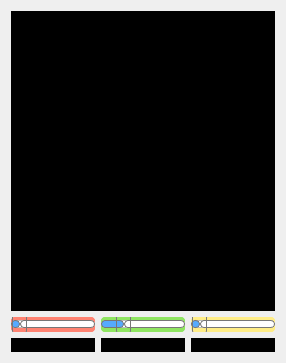
        <widget class="QWidget" name="model_0">
         <property name="styleSheet">
          <string notr="true">QTabBar::tab {
    background-color: #111111;	
    height:70px;
    width: 70px;
    border: none;
    margin: 0px;
    padding-top: -15px;
    padding-bottom: 15px
}</string>
         </property>
         <attribute name="title">
          <string/>
         </attribute>
         <layout class="QGridLayout" name="gridLayout_2">
          <item row="2" column="2">
           <widget class="QLabel" name="imagex_0">
            <property name="mouseTracking">
             <bool>true</bool>
            </property>
            <property name="autoFillBackground">
             <bool>false</bool>
            </property>
            <property name="styleSheet">
             <string notr="true">background-color: rgb(0, 0, 0);</string>
            </property>
            <property name="text">
             <string/>
            </property>
            <property name="alignment">
             <set>Qt::AlignCenter</set>
            </property>
           </widget>
          </item>
          <item row="2" column="1">
           <widget class="QLabel" name="imagey_0">
            <property name="mouseTracking">
             <bool>true</bool>
            </property>
            <property name="styleSheet">
             <string notr="true">background-color: rgb(0, 0, 0);</string>
            </property>
            <property name="text">
             <string/>
            </property>
            <property name="alignment">
             <set>Qt::AlignCenter</set>
            </property>
           </widget>
          </item>
          <item row="2" column="0">
           <widget class="QLabel" name="imagez_0">
            <property name="mouseTracking">
             <bool>true</bool>
            </property>
            <property name="styleSheet">
             <string notr="true">background-color: rgb(0, 0, 0);</string>
            </property>
            <property name="text">
             <string/>
            </property>
            <property name="scaledContents">
             <bool>false</bool>
            </property>
            <property name="alignment">
             <set>Qt::AlignCenter</set>
            </property>
           </widget>
          </item>
          <item row="1" column="0">
           <widget class="QFrame" name="barz_0">
            <property name="styleSheet">
             <string notr="true">background-color: rgb(255, 131, 114);
border-radius: 4px;</string>
            </property>
            <property name="frameShape">
             <enum>QFrame::StyledPanel</enum>
            </property>
            <property name="frameShadow">
             <enum>QFrame::Raised</enum>
            </property>
            <layout class="QHBoxLayout" name="horizontalLayout">
             <property name="spacing">
              <number>0</number>
             </property>
             <property name="leftMargin">
              <number>0</number>
             </property>
             <property name="topMargin">
              <number>0</number>
             </property>
             <property name="rightMargin">
              <number>0</number>
             </property>
             <property name="bottomMargin">
              <number>0</number>
             </property>
             <item>
              <widget class="QSlider" name="sliderz_0">
               <property name="mouseTracking">
                <bool>false</bool>
               </property>
               <property name="styleSheet">
                <string notr="true">QSlider::groove:horizontal {
border: 1px solid #bbb;
background: white;
height: 6px;
border-radius: 4px;
}

QSlider::sub-page:horizontal {
background: rgb(85, 170, 255);
border: 1px solid #777;
height: 10px;
border-radius: 4px;
}

QSlider::add-page:horizontal {
background: #fff;
border: 1px solid #777;
height: 10px;
border-radius: 4px;
}

QSlider::handle:horizontal {
background: qlineargradient(x1:0, y1:0, x2:1, y2:1,
    stop:0 #eee, stop:1 #ccc);
border: 1px solid #777;
width: 13px;
margin-top: -8px;
margin-bottom: -8px;
border-radius: 4px;
}

QSlider::handle:horizontal:hover {
background: qlineargradient(x1:0, y1:0, x2:1, y2:1,
    stop:0 #fff, stop:1 #ddd);
border: 1px solid #444;
border-radius: 4px;
}

QSlider::sub-page:horizontal:disabled {
background: #eee;
border-color: #999;
}

QSlider::add-page:horizontal:disabled {
background: #eee;
border-color: #999;
}

QSlider::handle:horizontal:disabled {
background: #eee;
border: 1px solid #aaa;
border-radius: 4px;
}</string>
               </property>
               <property name="orientation">
                <enum>Qt::Horizontal</enum>
               </property>
              </widget>
             </item>
            </layout>
           </widget>
          </item>
          <item row="1" column="1">
           <widget class="QFrame" name="bary_0">
            <property name="styleSheet">
             <string notr="true">background-color: #8FE561;
border-radius: 4px;</string>
            </property>
            <property name="frameShape">
             <enum>QFrame::StyledPanel</enum>
            </property>
            <property name="frameShadow">
             <enum>QFrame::Raised</enum>
            </property>
            <layout class="QHBoxLayout" name="horizontalLayout_2">
             <property name="spacing">
              <number>0</number>
             </property>
             <property name="leftMargin">
              <number>0</number>
             </property>
             <property name="topMargin">
              <number>0</number>
             </property>
             <property name="rightMargin">
              <number>0</number>
             </property>
             <property name="bottomMargin">
              <number>0</number>
             </property>
             <item>
              <widget class="QSlider" name="slidery_0">
               <property name="mouseTracking">
                <bool>false</bool>
               </property>
               <property name="styleSheet">
                <string notr="true">QSlider::groove:horizontal {
border: 1px solid #bbb;
background: white;
height: 6px;
border-radius: 4px;
}

QSlider::sub-page:horizontal {
background: rgb(85, 170, 255);
border: 1px solid #777;
height: 10px;
border-radius: 4px;
}

QSlider::add-page:horizontal {
background: #fff;
border: 1px solid #777;
height: 10px;
border-radius: 4px;
}

QSlider::handle:horizontal {
background: qlineargradient(x1:0, y1:0, x2:1, y2:1,
    stop:0 #eee, stop:1 #ccc);
border: 1px solid #777;
width: 13px;
margin-top: -8px;
margin-bottom: -8px;
border-radius: 4px;
}

QSlider::handle:horizontal:hover {
background: qlineargradient(x1:0, y1:0, x2:1, y2:1,
    stop:0 #fff, stop:1 #ddd);
border: 1px solid #444;
border-radius: 4px;
}

QSlider::sub-page:horizontal:disabled {
background: #eee;
border-color: #999;
}

QSlider::add-page:horizontal:disabled {
background: #eee;
border-color: #999;
}

QSlider::handle:horizontal:disabled {
background: #eee;
border: 1px solid #aaa;
border-radius: 4px;
}</string>
               </property>
               <property name="maximum">
                <number>99</number>
               </property>
               <property name="value">
                <number>20</number>
               </property>
               <property name="orientation">
                <enum>Qt::Horizontal</enum>
               </property>
              </widget>
             </item>
            </layout>
           </widget>
          </item>
          <item row="1" column="2">
           <widget class="QFrame" name="barx_0">
            <property name="sizePolicy">
             <sizepolicy hsizetype="Preferred" vsizetype="Maximum">
              <horstretch>0</horstretch>
              <verstretch>0</verstretch>
             </sizepolicy>
            </property>
            <property name="styleSheet">
             <string notr="true">background-color: #FFED87;
border-radius: 4px;</string>
            </property>
            <property name="frameShape">
             <enum>QFrame::StyledPanel</enum>
            </property>
            <property name="frameShadow">
             <enum>QFrame::Raised</enum>
            </property>
            <layout class="QHBoxLayout" name="horizontalLayout_3">
             <property name="spacing">
              <number>0</number>
             </property>
             <property name="leftMargin">
              <number>0</number>
             </property>
             <property name="topMargin">
              <number>0</number>
             </property>
             <property name="rightMargin">
              <number>0</number>
             </property>
             <property name="bottomMargin">
              <number>0</number>
             </property>
             <item>
              <widget class="QSlider" name="sliderx_0">
               <property name="mouseTracking">
                <bool>false</bool>
               </property>
               <property name="styleSheet">
                <string notr="true">QSlider::groove:horizontal {
border: 1px solid #bbb;
background: white;
height: 6px;
border-radius: 4px;
}

QSlider::sub-page:horizontal {
background: rgb(85, 170, 255);
border: 1px solid #777;
height: 10px;
border-radius: 4px;
}

QSlider::add-page:horizontal {
background: #fff;
border: 1px solid #777;
height: 10px;
border-radius: 4px;
}

QSlider::handle:horizontal {
background: qlineargradient(x1:0, y1:0, x2:1, y2:1,
    stop:0 #eee, stop:1 #ccc);
border: 1px solid #777;
width: 13px;
margin-top: -8px;
margin-bottom: -8px;
border-radius: 4px;
}

QSlider::handle:horizontal:hover {
background: qlineargradient(x1:0, y1:0, x2:1, y2:1,
    stop:0 #fff, stop:1 #ddd);
border: 1px solid #444;
border-radius: 4px;
}

QSlider::sub-page:horizontal:disabled {
background: #eee;
border-color: #999;
}

QSlider::add-page:horizontal:disabled {
background: #eee;
border-color: #999;
}

QSlider::handle:horizontal:disabled {
background: #eee;
border: 1px solid #aaa;
border-radius: 4px;
}</string>
               </property>
               <property name="orientation">
                <enum>Qt::Horizontal</enum>
               </property>
              </widget>
             </item>
            </layout>
           </widget>
          </item>
          <item row="0" column="0" colspan="3">
           <widget class="QWidget" name="threeD_window_0" native="true">
            <property name="minimumSize">
             <size>
              <width>0</width>
              <height>300</height>
             </size>
            </property>
            <property name="styleSheet">
             <string notr="true">background-color: rgb(0, 0, 0);</string>
            </property>
           </widget>
          </item>
         </layout>
        </widget>
